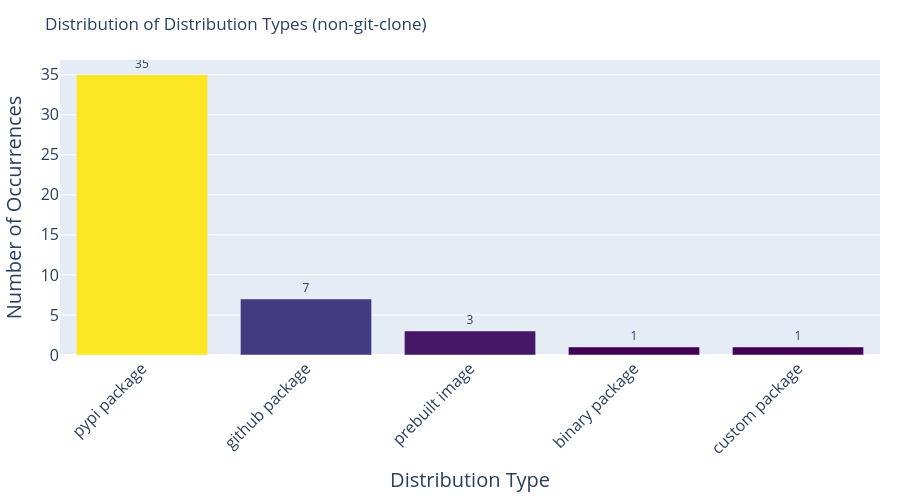

Notebook cell for this chart:
### Code cell
import pandas as pd
import plotly.express as px

df = pd.read_csv("data/evaluation_harness_metadata.csv", encoding="utf-8")
df['package distribution (non-git-clone)'] = df['package distribution (non-git-clone)'].apply(lambda x: x.split(',') if pd.notna(x) else [])
df = df.explode('package distribution (non-git-clone)')

# Get value counts and create a DataFrame for plotting
value_counts = df['package distribution (non-git-clone)'].value_counts()
value_counts_df = value_counts.reset_index()
value_counts_df.columns = ['Distribution Type', 'Count']

# Create bar chart with Plotly
fig = px.bar(
    value_counts_df, 
    x='Distribution Type', 
    y='Count',
    title='Distribution of Distribution Types (non-git-clone)',
    labels={'Distribution Type': 'Distribution Type', 'Count': 'Number of Occurrences'},
    color='Count',
    color_continuous_scale='viridis'
)

# Customize the layout
fig.update_layout(
    xaxis_tickangle=-45,
    margin=dict(l=20, r=20, t=60, b=100),
    height=500,
    showlegend=False,
    xaxis=dict(
        title_font_size=20,
        tickfont_size=16
    ),
    yaxis=dict(
        title_font_size=20,
        tickfont_size=16
    )
)

# Remove color bar
fig.update_coloraxes(showscale=False)

# Add value labels on top of bars
fig.update_traces(texttemplate='%{y}', textposition='outside')

fig.show()

### Figure 1 — Plotly figure (JSON) as saved in the notebook; plotly's stock layout.template omitted (floating-point values rounded to 4 significant figures)
{"data": [{"hovertemplate": "Distribution Type=%{x}<br>Number of Occurrences=%{marker.color}<extra></extra>", "legendgroup": "", "marker": {"color": [35, 7, 3, 1, 1], "coloraxis": "coloraxis", "pattern": {"shape": ""}}, "name": "", "orientation": "v", "showlegend": false, "textposition": "outside", "texttemplate": "%{y}", "type": "bar", "x": ["pypi package", "github package", "prebuilt image", "binary package", "custom package"], "xaxis": "x", "y": [35, 7, 3, 1, 1], "yaxis": "y"}], "layout": {"barmode": "relative", "coloraxis": {"colorbar": {"title": {"text": "Number of Occurrences"}}, "colorscale": [[0, "#440154"], [0.1111, "#482878"], [0.2222, "#3e4989"], [0.3333, "#31688e"], [0.4444, "#26828e"], [0.5556, "#1f9e89"], [0.6667, "#35b779"], [0.7778, "#6ece58"], [0.8889, "#b5de2b"], [1, "#fde725"]], "showscale": false}, "height": 500, "legend": {"tracegroupgap": 0}, "margin": {"b": 100, "l": 20, "r": 20, "t": 60}, "showlegend": false, "title": {"text": "Distribution of Distribution Types (non-git-clone)"}, "xaxis": {"anchor": "y", "domain": [0, 1], "tickangle": -45, "tickfont": {"size": 16}, "title": {"font": {"size": 20}, "text": "Distribution Type"}}, "yaxis": {"anchor": "x", "domain": [0, 1], "tickfont": {"size": 16}, "title": {"font": {"size": 20}, "text": "Number of Occurrences"}}}}
